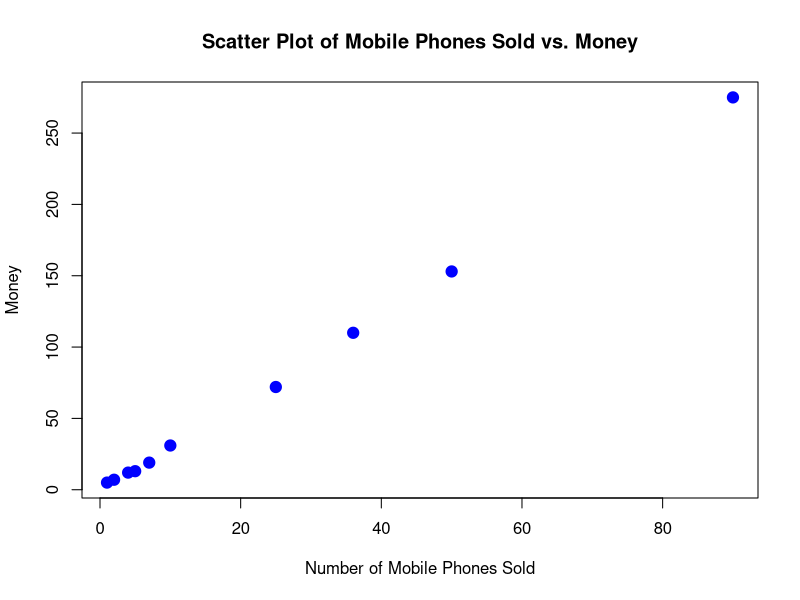

This chart was generated by the following R code:

x <- c(4, 1, 5, 7, 10, 2, 50, 25, 90, 36)
y <- c(12, 5, 13, 19, 31, 7, 153, 72, 275, 110)
plot(x, y, 
     main="Scatter Plot of Mobile Phones Sold vs. Money",
     xlab="Number of Mobile Phones Sold", 
     ylab="Money",
     pch=19, 
     col="blue", 
     cex=1.5)
